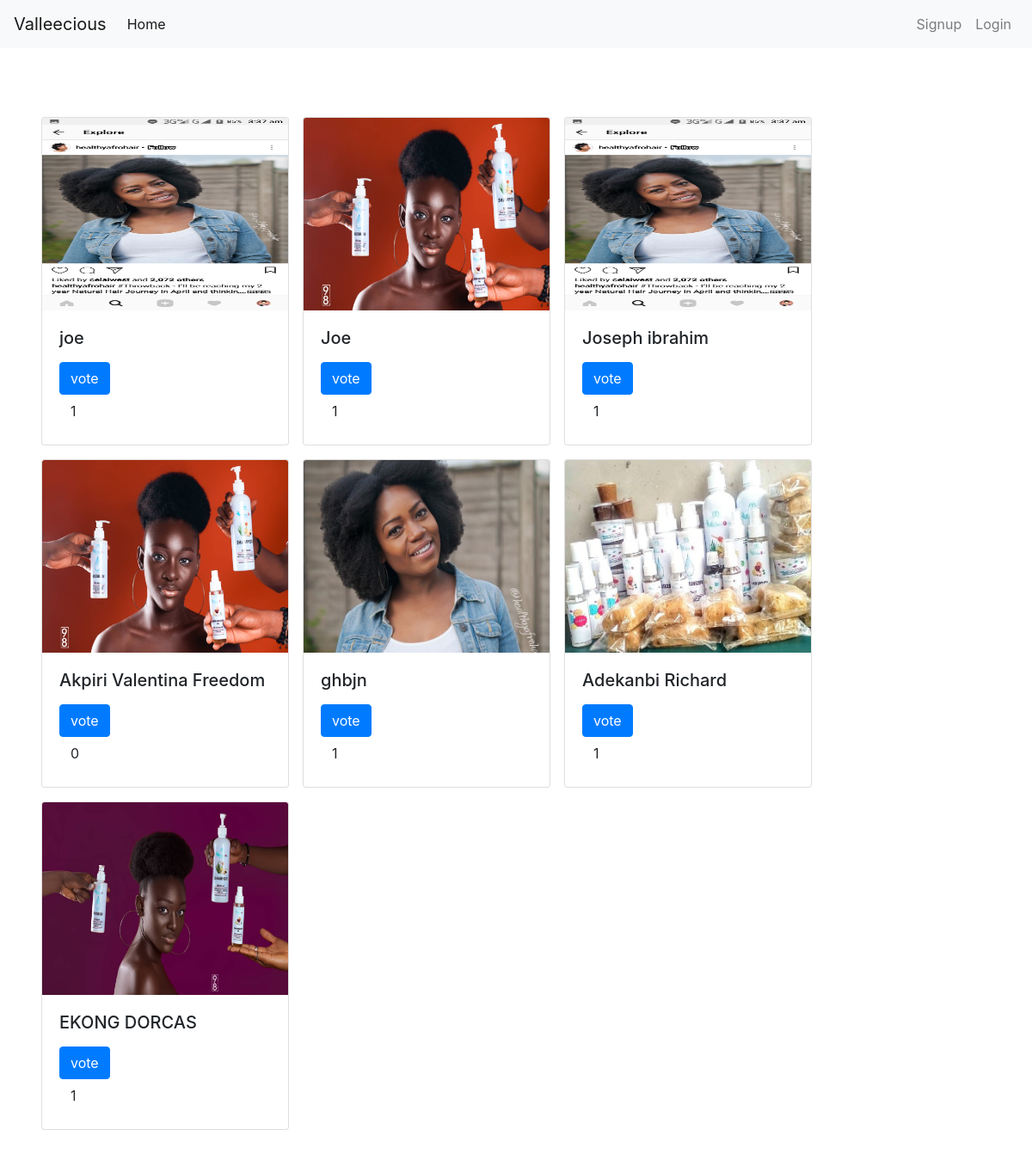
Page /contestant.php on the committed database.
### tables this page shows
CREATE TABLE `students` (
  `id` int(255) NOT NULL,
  `name` varchar(255) NOT NULL,
  `phone` varchar(255) NOT NULL,
  `dob` varchar(255) NOT NULL,
  `email` varchar(255) NOT NULL,
  `state` varchar(255) NOT NULL,
  `lga` varchar(255) NOT NULL,
  `address` varchar(255) NOT NULL,
  `npp` varchar(200) NOT NULL,
  `hearus` varchar(200) NOT NULL,
  `town` varchar(200) NOT NULL,
  `gender` varchar(255) NOT NULL,
  `image_url` varchar(255) NOT NULL,
  `joindate` datetime NOT NULL,
  `vote` int(255) NOT NULL
);

### contestant.php (the view, shortened to what this page needs)
<?php
require_once 'dbconfig.php';
try {
    $stmt = $db_con->prepare("SELECT * FROM students");
    $stmt->execute();
} catch (PDOException $e) {
    echo $e->getMessage();
}
?>
<!DOCTYPE html>
<html lang="en">
<head>
    <link rel="stylesheet" href="bootstrap.min.css">
</head>
<body style="backgorund: white; overflow:none;">
    <?php require_once 'nav.php';?>
    <div class="row p-md-4 ml-3">
    <?php
while ($row = $stmt->fetch(PDO::FETCH_ASSOC)) {
    echo '<div class="card m-md-2 mt-4" style="width: 18rem;">';
    echo "<img class=\"card-img-top\" src=\"$row[image_url]\" alt=\"Card image cap\" style=\"height: 14rem;\">";
    echo '<div class="card-body">';
    echo "<h5 class=\"card-title\">$row[name]</h5>";
    echo "<form method='POST' action='' data-id='$row[id]' class='vote-form'>
        <input type='text' value='$row[id]' name='id' style='display:none'>
        <input class='btn btn-primary' type='submit' value='vote'/>
    </form>";
    echo "<span class=\"btn btn-default\" id='count-$row[id]'>$row[vote]</span>";
    echo ' </div>';
    echo ' </div>';
}
?>
    </div>
</body>
</html>

### nav.php (shortened to what this page needs)
<nav class="navbar navbar-expand-lg navbar-light bg-light">
  <a class="navbar-brand" href="#">Valleecious</a>
  <div class="collapse navbar-collapse" id="navbarText">
    <ul class="navbar-nav mr-auto">
      <li class="nav-item active">
        <a class="nav-link" href="/contestant.php">Home <span class="sr-only">(current)</span></a>
      </li>
    </ul>
    <ul class="navbar-nav">
    <?php
      $email = '';
    ?>
    <?php if(!empty($email)){ ?>
      <li class="nav-item">
        <span class="navbar-text">
        <?php echo $email;?>
      </span>
      </li>
      <li class="nav-item">
        <a class="nav-link" href="/logout.php">Logout</a>
      </li>
      <?php } else { ?>
      <li class="nav-item">
        <a class="nav-link" href="/register.php">Signup</a>
      </li>
      <li class="nav-item">
        <a class="nav-link" href="/login.php">Login</a>
      </li>
      <?php } ?>
    </ul>
  </div>
</nav>

### rows in the picture
students: image_url (picture), name "joe", vote "1"
students: image_url (picture), name "Joe", vote "1"
students: image_url (picture), name "Joseph ibrahim", vote "1"
students: image_url (picture), name "Akpiri Valentina Freedom", vote "0"
students: image_url (picture), name "ghbjn", vote "1"
students: image_url (picture), name "Adekanbi Richard", vote "1"
students: image_url (picture), name "EKONG DORCAS", vote "1"
